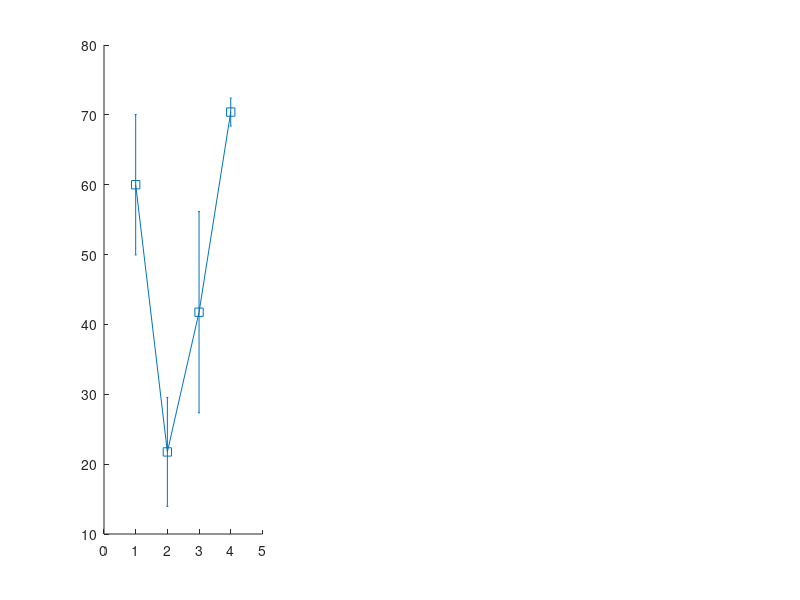

Here is the MATLAB script that generated this plot: (Note: this script raises an error after producing the figure.)
% colors for each stage
r=.8*[1 .4 .4 ]; 
s=[.4 .4 1]; 
i=[.2 1 1]; 
w=[.9 .9 .3];
%bar plot for the incongruence
figure('position',[300 600 700 200])
% SWS
subplot(1,3,1) 
x=1:4; % for 4 recording sites
y = [0.60	0.2175	0.4175	0.704];
err = [0.201	0.156	0.288	0.040]/2; % division by 2 for ste
errorbar(x, y*100, err*100, '-s','MarkerSize', 10,...
    'MarkerEdgeColor',s,'MarkerFaceColor',s,'linestyle','none','color','k')
xlim([.3 4.7]);
ylim([0 100])
box off
xticks([1 2 3 4])
xticklabels({'R front EEG','R rost EEG','L rost EEG','DVR'})
xtickangle(-30)
title('SWS')
ylabel('Congruence (%)')

% IS
subplot(1,3,2) 
x=1:4; % for 4 recording sites
y = [0.225	0.2875	0.3075	0.134];
err = [0.056862407	0.305	0.270477972	0.023021729]/2;
errorbar(x, y*100, err*100, '-s','MarkerSize', 10,...
    'MarkerEdgeColor',i,'MarkerFaceColor',i,'linestyle','none','color','k')
xlim([.3 4.7])
box off
xticks([1 2 3 4])
xticklabels({'R front EEG','R rost EEG','L rost EEG','DVR'})
xtickangle(-30)
ylim([0 100])
title('IS')
% REM
subplot(1,3,3) 
x=1:4; % for 4 recording sites
y = [0.58	0.3375	0.49	0.57];
err = [0.169901932	0.169779268	0.277248384	0.171318417]/2;
errorbar(x, y*100, err*100, '-s','MarkerSize', 10,...
    'MarkerEdgeColor',r,'MarkerFaceColor',r,'linestyle','none','color','k')
xlim([.3 4.7])
box off
xticks([1 2 3 4])
xticklabels({'R front EEG','R rost EEG','L rost EEG','DVR'})
xtickangle(-30)
ylim([0 100])
title('REM')

% statistical tests for the differenct across stages
% IS vs SWS
IS_congs=[0.25,	0.74,	0.71,	0.11,   0.2,	0.2	,0.22	,0.11, ...
		0.14	0.15  0.16	0.11	0.14,   0.29	0.1	0.16	0.16 ];
SWS_congs=[0.77	0.01	0.01	0.66    0.63	0.39	0.44	0.73 ...
0.31	0.68	0.68 	0.24		0.69    0.69	0.23	0.54	0.76];
REM_congs=[0.73	0.12	0.1     0.42    0.66	0.5	0.52	0.59    0.34 ...
    0.75	0.73   	0.29		0.74    0.59	0.44	0.59	0.37];

[h_IS_SWS,p]=ttest2(IS_congs,SWS_congs)
[h_IS_REM,p]=ttest2(IS_congs,REM_congs)

mean_IS_congs=mean(IS_congs)
st_IS_congs=std(IS_congs)
mean_SWS_congs=mean(SWS_congs)
st_SWS_congs=std(SWS_congs)
mean_REM_congs=mean(REM_congs)
st_REM_congs=std(REM_congs)